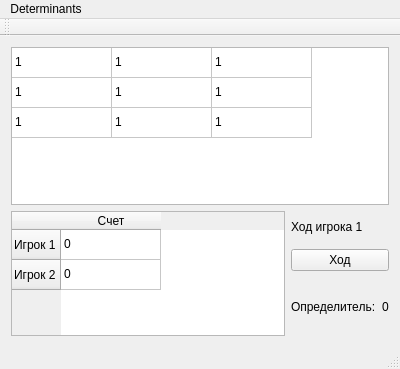
<?xml version="1.0" encoding="UTF-8"?>
<ui version="4.0">
 <class>MainWindow</class>
 <widget class="QMainWindow" name="MainWindow">
  <property name="geometry">
   <rect>
    <x>0</x>
    <y>0</y>
    <width>400</width>
    <height>369</height>
   </rect>
  </property>
  <property name="windowTitle">
   <string>Determinants</string>
  </property>
  <widget class="QWidget" name="centralWidget">
   <layout class="QGridLayout" name="gridLayout">
    <item row="0" column="0" colspan="2">
     <widget class="QTableWidget" name="detTable">
      <property name="autoScroll">
       <bool>false</bool>
      </property>
      <property name="cornerButtonEnabled">
       <bool>true</bool>
      </property>
      <attribute name="horizontalHeaderVisible">
       <bool>false</bool>
      </attribute>
      <attribute name="horizontalHeaderHighlightSections">
       <bool>false</bool>
      </attribute>
      <attribute name="verticalHeaderVisible">
       <bool>false</bool>
      </attribute>
      <attribute name="verticalHeaderHighlightSections">
       <bool>false</bool>
      </attribute>
      <row>
       <property name="text">
        <string>New Row</string>
       </property>
      </row>
      <row>
       <property name="text">
        <string>New Row</string>
       </property>
      </row>
      <row>
       <property name="text">
        <string>New Row</string>
       </property>
      </row>
      <column>
       <property name="text">
        <string notr="true">New Column</string>
       </property>
      </column>
      <column>
       <property name="text">
        <string>New Column</string>
       </property>
      </column>
      <column>
       <property name="text">
        <string>New Column</string>
       </property>
      </column>
      <item row="0" column="0">
       <property name="text">
        <string>1</string>
       </property>
      </item>
      <item row="0" column="1">
       <property name="text">
        <string>1</string>
       </property>
      </item>
      <item row="0" column="2">
       <property name="text">
        <string>1</string>
       </property>
      </item>
      <item row="1" column="0">
       <property name="text">
        <string>1</string>
       </property>
      </item>
      <item row="1" column="1">
       <property name="text">
        <string>1</string>
       </property>
      </item>
      <item row="1" column="2">
       <property name="text">
        <string>1</string>
       </property>
      </item>
      <item row="2" column="0">
       <property name="text">
        <string>1</string>
       </property>
      </item>
      <item row="2" column="1">
       <property name="text">
        <string>1</string>
       </property>
      </item>
      <item row="2" column="2">
       <property name="text">
        <string>1</string>
       </property>
      </item>
     </widget>
    </item>
    <item row="1" column="0" rowspan="2">
     <widget class="QTableWidget" name="scoreTable">
      <row>
       <property name="text">
        <string>Игрок 1</string>
       </property>
      </row>
      <row>
       <property name="text">
        <string>Игрок 2</string>
       </property>
      </row>
      <column>
       <property name="text">
        <string>Счет</string>
       </property>
      </column>
      <item row="0" column="0">
       <property name="text">
        <string>0</string>
       </property>
      </item>
      <item row="1" column="0">
       <property name="text">
        <string>0</string>
       </property>
      </item>
     </widget>
    </item>
    <item row="1" column="1">
     <layout class="QVBoxLayout" name="verticalLayout">
      <item>
       <widget class="QLabel" name="moveLabel">
        <property name="text">
         <string>Ход игрока 1</string>
        </property>
       </widget>
      </item>
      <item>
       <widget class="QPushButton" name="pushButton">
        <property name="text">
         <string>Ход</string>
        </property>
       </widget>
      </item>
     </layout>
    </item>
    <item row="2" column="1">
     <layout class="QHBoxLayout" name="horizontalLayout">
      <item>
       <widget class="QLabel" name="label">
        <property name="text">
         <string>Определитель:</string>
        </property>
       </widget>
      </item>
      <item>
       <widget class="QLabel" name="debugLabel">
        <property name="text">
         <string>0</string>
        </property>
       </widget>
      </item>
     </layout>
    </item>
   </layout>
  </widget>
  <widget class="QMenuBar" name="menuBar">
   <property name="geometry">
    <rect>
     <x>0</x>
     <y>0</y>
     <width>400</width>
     <height>25</height>
    </rect>
   </property>
   <widget class="QMenu" name="menuDeterminants">
    <property name="title">
     <string>Determinants</string>
    </property>
   </widget>
   <addaction name="menuDeterminants"/>
  </widget>
  <widget class="QToolBar" name="mainToolBar">
   <attribute name="toolBarArea">
    <enum>TopToolBarArea</enum>
   </attribute>
   <attribute name="toolBarBreak">
    <bool>false</bool>
   </attribute>
  </widget>
  <widget class="QStatusBar" name="statusBar"/>
 </widget>
 <layoutdefault spacing="6" margin="11"/>
 <resources/>
 <connections/>
</ui>
